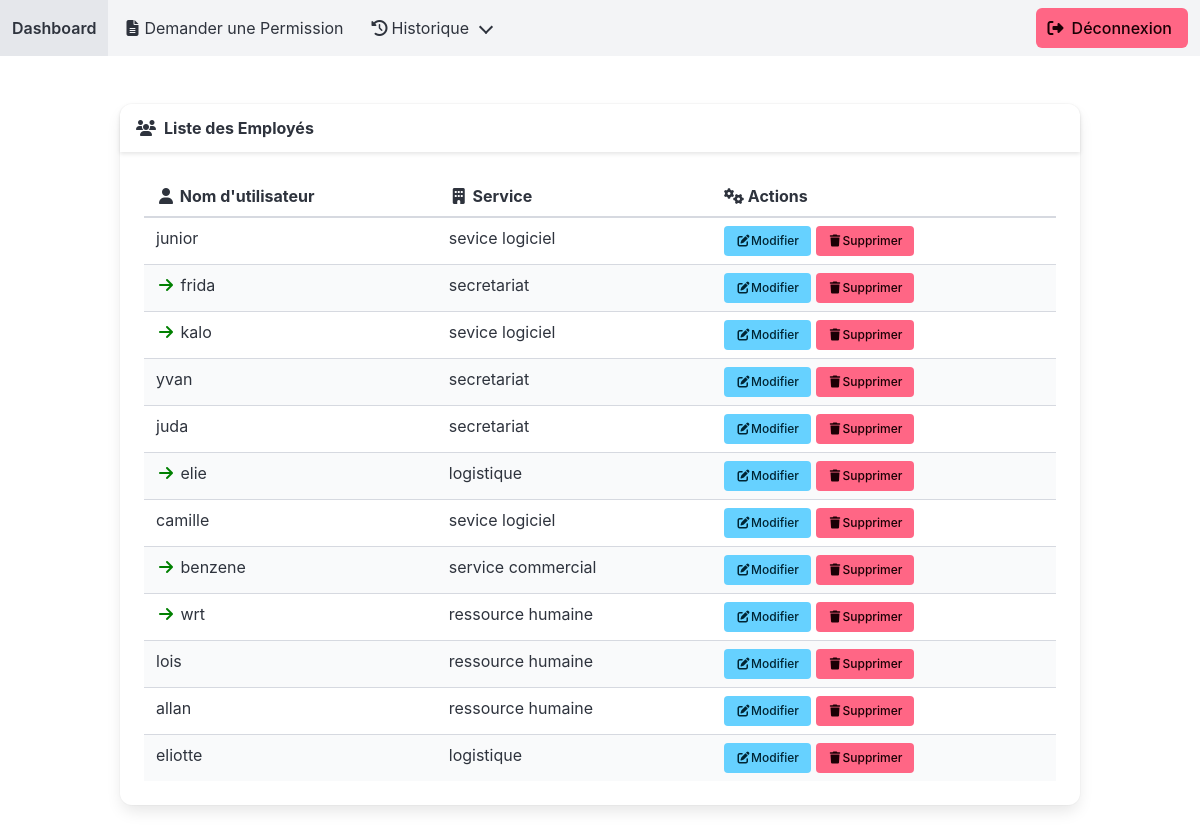
Page /employee_list/ (signed in) on the committed database.
### presence/models.py (models this page shows, shortened)
class Employee(models.Model):
    user = models.OneToOneField(User, on_delete=models.CASCADE)
    service = models.ForeignKey(Service, on_delete=models.CASCADE, null=True, blank=True)
    is_manager = models.BooleanField(default=False)  # Ajout du champ pour gérer le chef de service
    class Meta:
        constraints = [
            models.UniqueConstraint(
                fields=['service'],
                condition=models.Q(is_manager=True),  # Vérifie que le chef est unique par service
                name='unique_manager_per_service'
            )
        ]

class Service(models.Model):
    name = models.CharField(max_length=100)

### presence/views.py (the view)
# urls.py: path('employee_list/', views.employee_list, name='employee_list'),
@login_required
def employee_list(request):
    employees = Employee.objects.all()
    return render(request, 'presence/employee_list.html', {'employees': employees})

### presence/templates/presence/employee_list.html (shortened to what this page needs)
{% extends 'presence/base_admin.html' %}
{% load static %}
{% block admin_content %}
<section class="section">
    <div class="container">
        <div class="card">
            <header class="card-header">
                <p class="card-header-title">
                    <i class="fa-solid fa-users mr-2"></i> Liste des Employés
                </p>
            </header>
            <div class="card-content">
                <div class="table-container">
                    <table class="table is-striped is-hoverable is-fullwidth">
                        <thead>
                            <tr>
                                <th><i class="fa-solid fa-user"></i> Nom d'utilisateur</th>
                                <th><i class="fa-solid fa-building"></i> Service</th>
                                <th><i class="fa-solid fa-cogs"></i> Actions</th>
                            </tr>
                        </thead>
                        <tbody>
                            {% for employee in employees %}
                                <tr>
                                    <td>
                                        {% if employee.is_manager %}
                                            <i class="fa-solid fa-arrow-right" style="color: green;"></i>
                                        {% endif %}
                                        {{ employee.user.username }}
                                    </td>
                                    <td>{{ employee.service.name }}</td>
                                    <td>
                                        <a class="button is-info is-small" href="{% url 'edit_employee' employee.id %}">
                                            <i class="fa-solid fa-pen-to-square"></i> Modifier
                                        </a>
                                        <a href="#" class="button is-danger is-small" onclick="openModal('{{ employee.id }}')">
                                            <i class="fa-solid fa-trash"></i> Supprimer
                                        </a>
                                    </td>
                                </tr>
                            {% empty %}
                                <tr>
                                    <td colspan="3" class="has-text-centered">Aucun employé trouvé.</td>
                                </tr>
                            {% endfor %}
                        </tbody>
                    </table>
                </div>
            </div>
        </div>
    </div>
</section>
<link rel="stylesheet" href="https://cdnjs.cloudflare.com/ajax/libs/font-awesome/6.5.1/css/all.min.css">
{% endblock %}

### rows in the picture
Employee: user.username "junior", service.name "sevice logiciel"
Employee: is_manager True (drawn), user.username "frida", service.name "secretariat"
Employee: is_manager True (drawn), user.username "kalo", service.name "sevice logiciel"
Employee: user.username "yvan", service.name "secretariat"
Employee: user.username "juda", service.name "secretariat"
Employee: is_manager True (drawn), user.username "elie", service.name "logistique"
Employee: user.username "camille", service.name "sevice logiciel"
Employee: is_manager True (drawn), user.username "benzene", service.name "service commercial"
Employee: is_manager True (drawn), user.username "wrt", service.name "ressource humaine"
Employee: user.username "lois", service.name "ressource humaine"
Employee: user.username "allan", service.name "ressource humaine"
Employee: user.username "eliotte", service.name "logistique"
